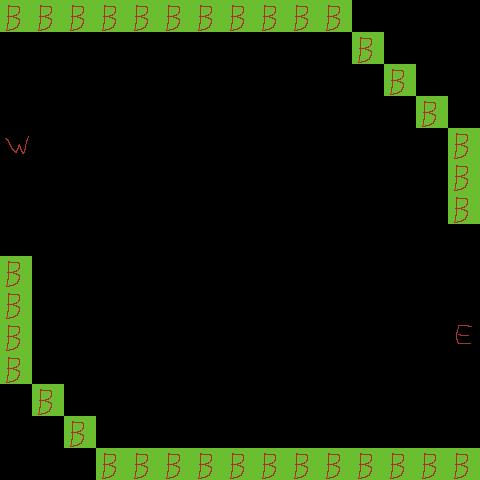

This is a level from a 2D game, rendered from its Tiled map with the project's own tilesets. A one-line summary and the complete map file follow:
An orthogonal 15x15 tile map with 32x32 px tiles, 1 tile layer (Tile Layer 1).

<map version="1.4" tiledversion="1.4.2" orientation="orthogonal" renderorder="right-down" width="15" height="15" tilewidth="32" tileheight="32" infinite="0" nextlayerid="2" nextobjectid="1">
 <tileset firstgid="1" source="Blocks.tsx" />
 <layer id="1" name="Tile Layer 1" width="15" height="15">
  <data encoding="csv">
6,6,6,6,6,6,6,6,6,6,6,0,0,0,0,
0,0,0,0,0,0,0,0,0,0,0,6,0,0,0,
0,0,0,0,0,0,0,0,0,0,0,0,6,0,0,
0,0,0,0,0,0,0,0,0,0,0,0,0,6,0,
4,0,0,0,0,0,0,0,0,0,0,0,0,0,6,
0,0,0,0,0,0,0,0,0,0,0,0,0,0,6,
0,0,0,0,0,0,0,0,0,0,0,0,0,0,6,
0,0,0,0,0,0,0,0,0,0,0,0,0,0,0,
6,0,0,0,0,0,0,0,0,0,0,0,0,0,0,
6,0,0,0,0,0,0,0,0,0,0,0,0,0,0,
6,0,0,0,0,0,0,0,0,0,0,0,0,0,3,
6,0,0,0,0,0,0,0,0,0,0,0,0,0,0,
0,6,0,0,0,0,0,0,0,0,0,0,0,0,0,
0,0,6,0,0,0,0,0,0,0,0,0,0,0,0,
0,0,0,6,6,6,6,6,6,6,6,6,6,6,6
</data>
 </layer>
</map>